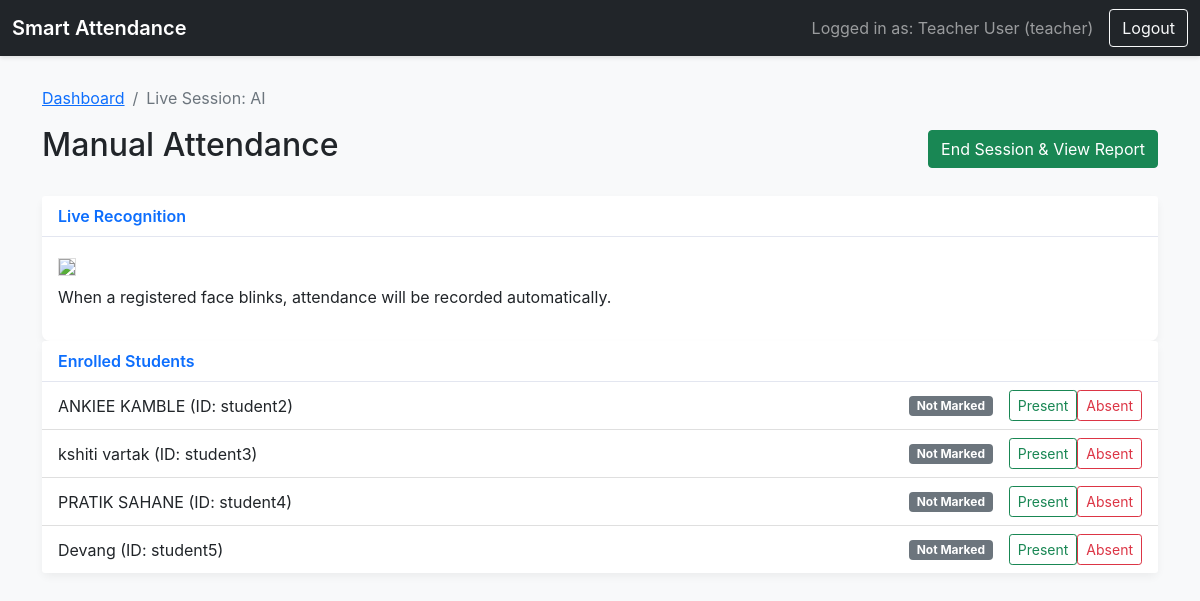
Before: /teacher/session/1 (signed in) with the older database file.
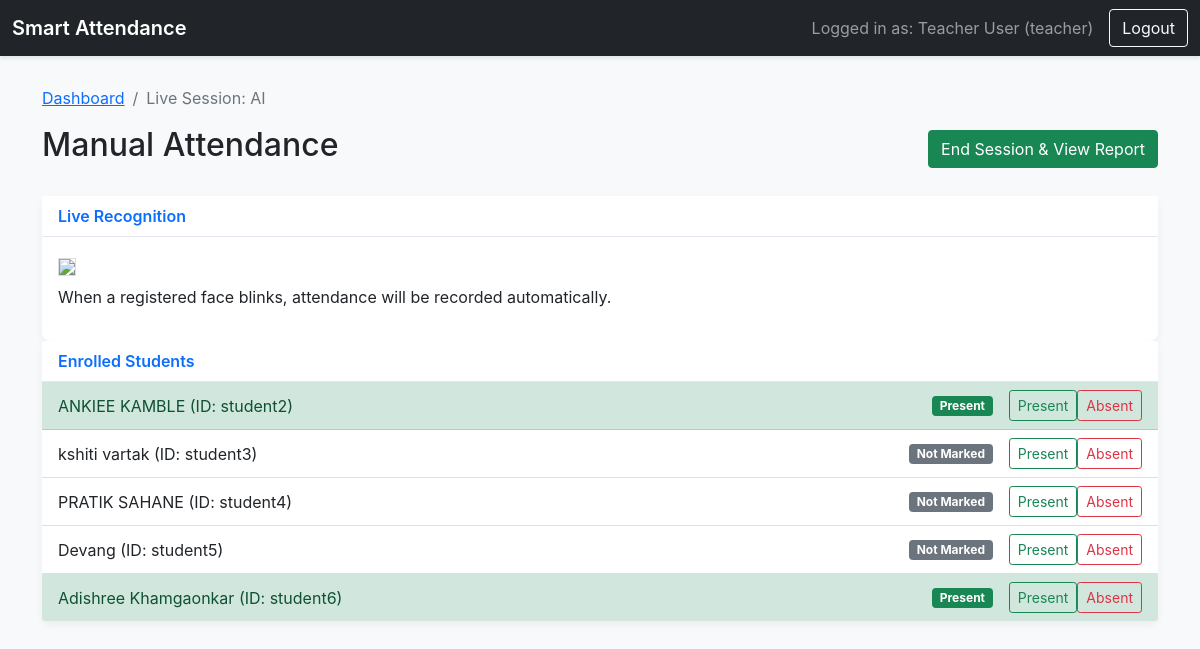
After: the same page with the newer database file.
### tables this page shows
CREATE TABLE users (
        user_id TEXT PRIMARY KEY,
        name TEXT NOT NULL,
        role TEXT NOT NULL,
        password TEXT NOT NULL
    , face_image TEXT);

### app.py (the view)
@app.route('/teacher/session/<int:subject_id>', methods=['GET', 'POST'])
@login_required
@role_required('teacher')
def attendance_session(subject_id):
    if request.method == 'POST':
        db.manual_attendance_update(request.form['student_id'], subject_id, request.form['status'])
        flash(f"Marked {request.form['student_id']} as {request.form['status']}", "info")
        return redirect(url_for('attendance_session', subject_id=subject_id))
    subject = db.get_subject_by_id(subject_id)
    enrolled_students = db.get_enrolled_students(subject_id)
    attendance_status = {r['student_id']: r['status'] for r in db.get_attendance_for_subject_today(subject_id)}
    return render_template('attendance_session.html', subject=subject, enrolled_students=enrolled_students, attendance_status=attendance_status)

### app.py (called while the page is built)
def login_required(f):
    @wraps(f)
    def decorated_function(*args, **kwargs):
        if 'user_id' not in session:
            return redirect(url_for('login'))
        return f(*args, **kwargs)
    return decorated_function

def role_required(role_name):
    def wrapper(f):
        @wraps(f)
        def decorated_function(*args, **kwargs):
            if session.get('role') != role_name:
                flash("You do not have permission to access this page.", "danger")
                return redirect(url_for('dashboard'))
            return f(*args, **kwargs)
        return decorated_function
    return wrapper

### database_manager.py (called while the page is built)
def get_db_connection():
    conn = sqlite3.connect(DATABASE)
    conn.row_factory = sqlite3.Row
    return conn

def get_enrolled_students(subject_id):
    conn = get_db_connection()
    students = conn.cursor().execute("SELECT u.* FROM users u JOIN enrollments e ON u.user_id = e.student_id WHERE e.subject_id = ?", (subject_id,)).fetchall()
    conn.close()
    return students

### templates/attendance_session.html (shortened to what this page needs)
{% extends "base.html" %}
{% block content %}
    <nav aria-label="breadcrumb">
        <ol class="breadcrumb">
            <li class="breadcrumb-item"><a href="{{ url_for('dashboard') }}">Dashboard</a></li>
            <li class="breadcrumb-item active" aria-current="page">Live Session: {{ subject.subject_name }}</li>
        </ol>
    </nav>
    <div class="d-flex justify-content-between align-items-center mb-4">
        <h2>Manual Attendance</h2>
        <a href="{{ url_for('session_report', subject_id=subject.id) }}" class="btn btn-success">End Session & View Report</a>
    </div>
    <div class="card">
      <div class="card-header">Live Recognition</div>
      <div class="card-body">
        <img id="video" src="{{ url_for('video_feed', subject_id=subject['id']) }}" style="max-width:100%; border:1px solid #ddd;">
        <p class="mt-2">When a registered face blinks, attendance will be recorded automatically.</p>
      </div>
    </div>
    <div class="card">
        <div class="card-header">Enrolled Students</div>
        <div class="list-group list-group-flush">
            {% for student in enrolled_students %}
                {% set status = attendance_status.get(student.user_id, 'Not Marked') %}
                <div class="list-group-item d-flex justify-content-between align-items-center {% if status == 'Present' %}list-group-item-success{% elif status == 'Absent' %}list-group-item-danger{% endif %}">
                    <span>{{ student.name }} (ID: {{ student.user_id }})</span>
                    <div class="d-flex align-items-center">
                        {% if status == 'Present' %}<span class="badge bg-success me-3">Present</span>
                        {% elif status == 'Absent' %}<span class="badge bg-danger me-3">Absent</span>
                        {% else %}<span class="badge bg-secondary me-3">Not Marked</span>
                        {% endif %}
                        <div class="btn-group">
                            <form action="{{ url_for('attendance_session', subject_id=subject.id) }}" method="post" class="d-inline">
                                <button type="submit" name="status" value="Present" class="btn btn-sm btn-outline-success">Present</button>
                            </form>
                            <form action="{{ url_for('attendance_session', subject_id=subject.id) }}" method="post" class="d-inline">
                                <button type="submit" name="status" value="Absent" class="btn btn-sm btn-outline-danger">Absent</button>
                            </form>
                        </div>
                    </div>
                </div>
            {% else %}
                <div class="list-group-item">No students are enrolled in this subject.</div>
            {% endfor %}
        </div>
    </div>
{% endblock %}

Changed rows visible on the page:
computed for users "ANKIEE KAMBLE": text "Not Marked" → "Present"
added users: name "Adishree Khamgaonkar", user_id "student6", shows "Present"
